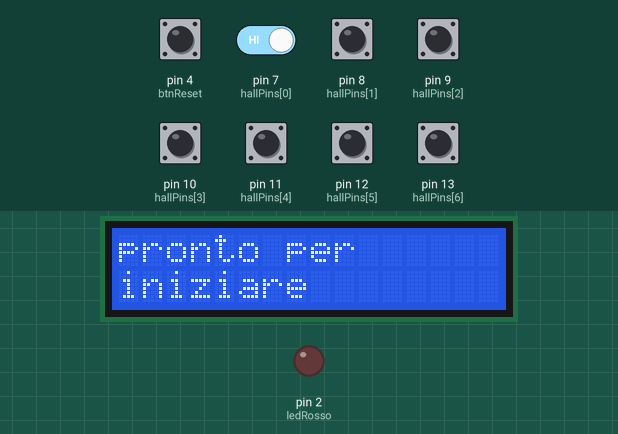
A sketch run on a simulated Arduino Uno, built with avr-gcc and run on an emulated ATmega328P. Parts: 16×2 character LCD, output pins drawn as LEDs (lit = HIGH). Inputs (shaded band) come from the test bench; at power-on: pin 7 (hallPins[0]), pin 8 (hallPins[1]), pin 9 (hallPins[2]), pin 10 (hallPins[3]), pin 11 (hallPins[4]), pin 12 (hallPins[5]), pin 13 (hallPins[6]) HIGH, pin 4 (btnReset) LOW. Pins used as bus, display or sensor lines are not drawn; what the sketch prints to the serial monitor is not drawn.

Above: at 1.2 s.
1.3 s: pin 7 (hallPins[0]) driven LOW
At 2.4 s:
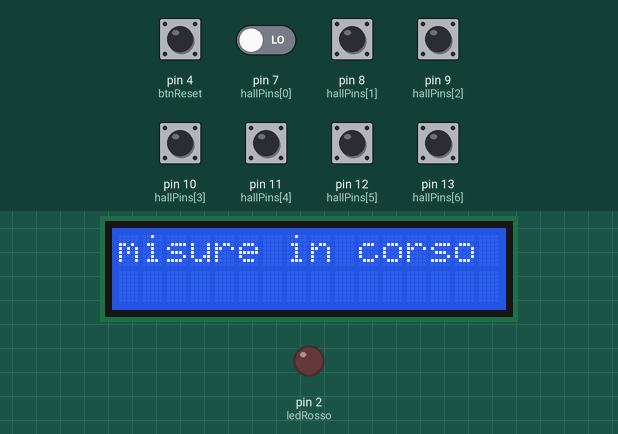
2.8 s: pin 4 (btnReset) pulled HIGH for 0.15 s
At 3.3 s:
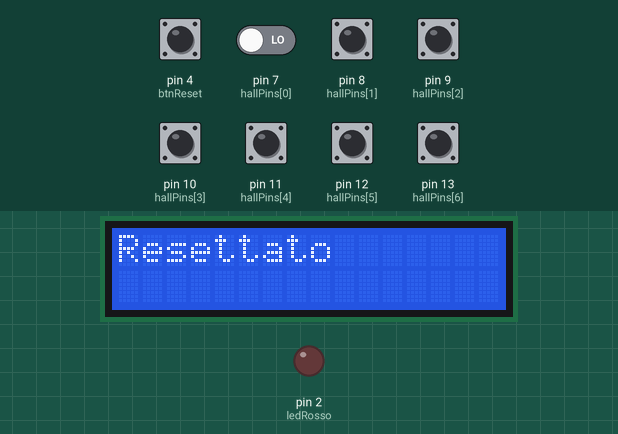
7.4 s: pin 4 (btnReset) pulled HIGH for 1 s
At 9.54 s:
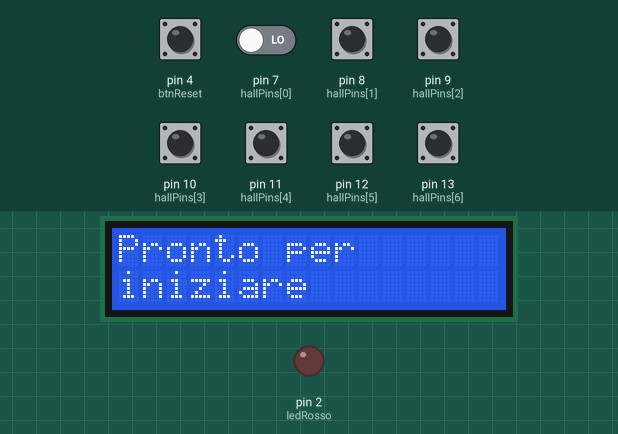
11.1 s: pin 4 (btnReset) driven HIGH
At 12.0 s:
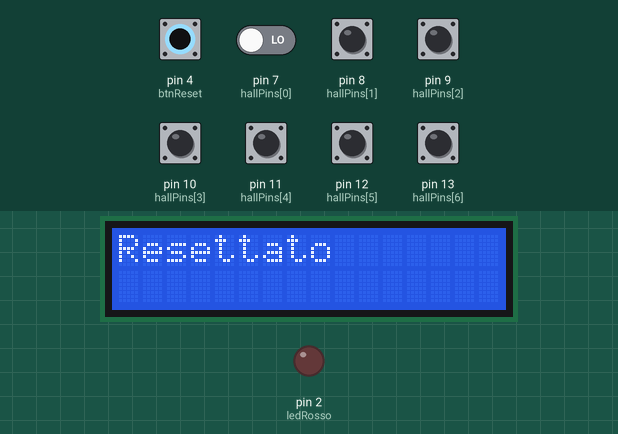
14.1 s: pin 4 (btnReset) driven LOW
At 16.3 s:
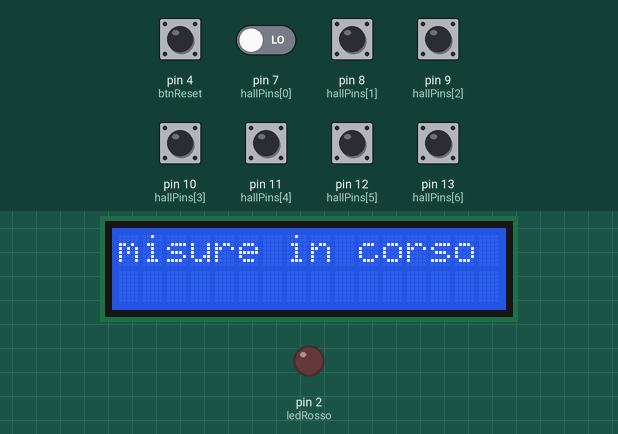
Timing chart, 0 to 17.8 s (numbered marks = the images above; inputs shaded):
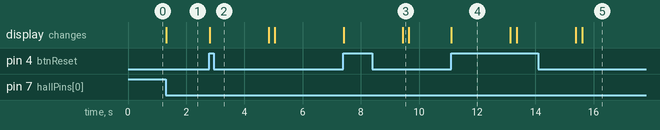

Measured:
- after the input at 1.3 s, the display: changes at once (image 1)
- after the input at 2.8 s, the display: changes at once (image 2)
- after the input at 7.4 s, the display: first changes at once (image 3 shows a later state)
- after the input at 11.1 s, the display: changes at once (image 4)
- after the input at 14.1 s, the display: first differs from a run without the input after 1.5 s (image 5)
- what the display in image 4 shows lasts 2.0 s, from 11.1 s to 13.1 s

The sketch:

idk.ino
```cpp
#include <Wire.h>
#include <LiquidCrystal_I2C.h>

/*
SDA -> analogico4
SCL -> analogico5
*/

const int hallPins[] = {7, 8, 9, 10, 11, 12, 13};  // Pin per i 6 sensori di Hall
const int nSensori = 7;
float times[nSensori] = {-1, -1, -1, -1, -1, -1, -1}; // Memorizza i tempi di passaggio
bool sensorActivated[] = {false, false, false, false, false, false, false}; // Stato attivazione sensori

const int btnReset = 4;
const int btnNext = 5;
const int btnPrev = 6;
const int ledVerde = 1;
const int ledRosso = 2;

unsigned long startTime = 0;
bool isFirst = true; // Flag per avvio del timer
int sensorCount = 0;
LiquidCrystal_I2C lcd(0x27, 16, 2);
bool finito = false;
int currentIndex = 0;
bool canScroll = false;

void setup() {
  lcd.init();
  lcd.backlight();
  lcd.setCursor(0, 0);
  for (int i = 0; i < nSensori; i++) {
    pinMode(hallPins[i], INPUT);
  }

  pinMode(btnReset, INPUT);
  pinMode(btnNext, INPUT);
  pinMode(btnPrev, INPUT);

  pinMode(ledVerde, OUTPUT);
  pinMode(ledRosso, OUTPUT);

  Serial.begin(9600);
  lcd.clear();
  lcd.setCursor(0, 0);
  lcd.print("pronto per");
  lcd.setCursor(0, 1);
  lcd.print("iniziare");
}

void loop() {
  if (!finito) {
    digitalWrite(ledVerde, HIGH);
    digitalWrite(ledRosso, LOW);

    for (int i = 0; i < nSensori; i++) {
      int sensorState = digitalRead(hallPins[i]); // Legge lo stato del sensore

      if (sensorState == LOW && !sensorActivated[i]) {
        // Verifica che solo il primo sensore attivi il timer
        if (i == 0 && isFirst) {
          startTime = millis();
          isFirst = false;
          sensorActivated[i] = true;
          sensorCount++;
          Serial.println("Timer partito!");
          lcd.clear();
          lcd.setCursor(0, 0);
          lcd.print("misure in corso");
        } else if (!isFirst && sensorActivated[0]) {
          // Solo se il primo sensore è stato attivato, leggi i successivi
          sensorActivated[i] = true;
          times[i] = (millis() - startTime);
          sensorCount++;

          Serial.print("Sensore ");
          Serial.print(i + 1);
          Serial.print(" attraversato. Tempo: ");
          Serial.print(times[i]);
          Serial.println(" ms");

          if (sensorCount == nSensori) {
            Serial.println("Misurazione completata.");
            finito = true;
            digitalWrite(ledVerde, LOW);
            digitalWrite(ledRosso, HIGH);
          }
        }
      }
    }
  } else {
    for (int i = 0; i < nSensori; i++) {
      if (!sensorActivated[i]) {
        finito = false;
        lcd.clear();
        lcd.setCursor(0, 0);
        lcd.print("Dati mancanti");
        lcd.setCursor(0, 1);
        lcd.print("Riprovare");
        delay(3000);
        reset();
        break;
      }
    }
    if (finito) {
      mostraDati();
      if (digitalRead(btnNext) == HIGH) {
        currentIndex++;
        if (currentIndex >= nSensori) currentIndex = 0;
        mostraDati();
        delay(200);
      } else if (digitalRead(btnPrev) == HIGH) {
        currentIndex--;
        if (currentIndex < 0) currentIndex = nSensori - 1;
        mostraDati();
        delay(200);
      }
      delay(33);
    }
  }

  if (digitalRead(btnReset) == HIGH) {
    reset();
    delay(200);
  }
}

void reset() {
  finito = false;
  for (int i = 0; i < nSensori; i++) {
    times[i] = -1;
    sensorActivated[i] = false;
  }
  isFirst = true;
  sensorCount = 0;
  lcd.clear();
  lcd.setCursor(0, 0);
  lcd.print("Resettato");
  delay(2000);
  lcd.clear();
  lcd.setCursor(0, 0);
  lcd.print("Pronto per");
  lcd.setCursor(0, 1);
  lcd.print("iniziare");
}

void mostraDati() {
  lcd.clear();
  lcd.setCursor(0, 0);
  lcd.print("Tempo ");
  lcd.print(currentIndex + 1);
  lcd.print(":");
  lcd.setCursor(0, 1);
  if (times[currentIndex] == -1) {
    lcd.print("Dati mancanti");
  } else {
    lcd.print(times[currentIndex]);
    lcd.print(" ms");
  }
}
```
